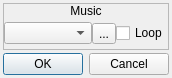
<?xml version="1.0" encoding="UTF-8"?>
<ui version="4.0">
 <class>ConfigureEvent_PlayMusic</class>
 <widget class="QDialog" name="ConfigureEvent_PlayMusic">
  <property name="geometry">
   <rect>
    <x>0</x>
    <y>0</y>
    <width>172</width>
    <height>78</height>
   </rect>
  </property>
  <property name="windowTitle">
   <string>Play Music</string>
  </property>
  <property name="styleSheet">
   <string notr="true">.QFrame
{
	border: 1px solid palette(text);
}

.QFrame&gt;QLabel
{
	background-color: palette(text);
	color: palette(window);
}</string>
  </property>
  <layout class="QVBoxLayout" name="verticalLayout">
   <property name="spacing">
    <number>3</number>
   </property>
   <property name="leftMargin">
    <number>3</number>
   </property>
   <property name="topMargin">
    <number>3</number>
   </property>
   <property name="rightMargin">
    <number>3</number>
   </property>
   <property name="bottomMargin">
    <number>3</number>
   </property>
   <item>
    <widget class="QFrame" name="frmVariable">
     <property name="frameShape">
      <enum>QFrame::StyledPanel</enum>
     </property>
     <property name="frameShadow">
      <enum>QFrame::Raised</enum>
     </property>
     <layout class="QVBoxLayout" name="verticalLayout_3">
      <property name="spacing">
       <number>0</number>
      </property>
      <property name="leftMargin">
       <number>0</number>
      </property>
      <property name="topMargin">
       <number>0</number>
      </property>
      <property name="rightMargin">
       <number>0</number>
      </property>
      <property name="bottomMargin">
       <number>0</number>
      </property>
      <item>
       <widget class="QLabel" name="label_3">
        <property name="sizePolicy">
         <sizepolicy hsizetype="Preferred" vsizetype="Fixed">
          <horstretch>0</horstretch>
          <verstretch>0</verstretch>
         </sizepolicy>
        </property>
        <property name="text">
         <string>Music</string>
        </property>
        <property name="alignment">
         <set>Qt::AlignCenter</set>
        </property>
       </widget>
      </item>
      <item>
       <widget class="QWidget" name="widget_3" native="true">
        <layout class="QHBoxLayout" name="horizontalLayout">
         <property name="spacing">
          <number>0</number>
         </property>
         <property name="leftMargin">
          <number>0</number>
         </property>
         <property name="topMargin">
          <number>0</number>
         </property>
         <property name="rightMargin">
          <number>0</number>
         </property>
         <property name="bottomMargin">
          <number>0</number>
         </property>
         <item>
          <widget class="QComboBox" name="optMusic"/>
         </item>
         <item>
          <widget class="QToolButton" name="btnPlayMusic">
           <property name="text">
            <string>...</string>
           </property>
           <property name="icon">
            <iconset resource="icons.qrc">
             <normaloff>:/icons/play.png</normaloff>:/icons/play.png</iconset>
           </property>
           <property name="checkable">
            <bool>true</bool>
           </property>
          </widget>
         </item>
         <item>
          <widget class="QCheckBox" name="chkLoop">
           <property name="sizePolicy">
            <sizepolicy hsizetype="Fixed" vsizetype="Fixed">
             <horstretch>0</horstretch>
             <verstretch>0</verstretch>
            </sizepolicy>
           </property>
           <property name="text">
            <string>Loop</string>
           </property>
          </widget>
         </item>
        </layout>
       </widget>
      </item>
     </layout>
    </widget>
   </item>
   <item>
    <widget class="QDialogButtonBox" name="buttonBox">
     <property name="orientation">
      <enum>Qt::Horizontal</enum>
     </property>
     <property name="standardButtons">
      <set>QDialogButtonBox::Cancel|QDialogButtonBox::Ok</set>
     </property>
    </widget>
   </item>
  </layout>
 </widget>
 <resources>
  <include location="icons.qrc"/>
 </resources>
 <connections>
  <connection>
   <sender>buttonBox</sender>
   <signal>accepted()</signal>
   <receiver>ConfigureEvent_PlayMusic</receiver>
   <slot>accept()</slot>
   <hints>
    <hint type="sourcelabel">
     <x>248</x>
     <y>254</y>
    </hint>
    <hint type="destinationlabel">
     <x>157</x>
     <y>274</y>
    </hint>
   </hints>
  </connection>
  <connection>
   <sender>buttonBox</sender>
   <signal>rejected()</signal>
   <receiver>ConfigureEvent_PlayMusic</receiver>
   <slot>reject()</slot>
   <hints>
    <hint type="sourcelabel">
     <x>316</x>
     <y>260</y>
    </hint>
    <hint type="destinationlabel">
     <x>286</x>
     <y>274</y>
    </hint>
   </hints>
  </connection>
 </connections>
</ui>
